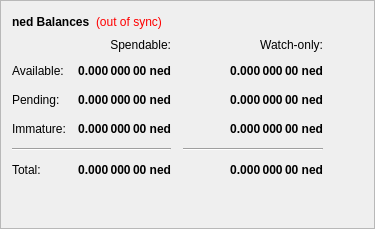
        <widget class="QFrame" name="frame">
         <property name="frameShape">
          <enum>QFrame::StyledPanel</enum>
         </property>
         <property name="frameShadow">
          <enum>QFrame::Raised</enum>
         </property>
         <layout class="QVBoxLayout" name="verticalLayout_4">
          <item>
           <layout class="QHBoxLayout" name="horizontalLayout_4">
            <item>
             <widget class="QLabel" name="label_5">
              <property name="font">
               <font>
                <weight>75</weight>
                <bold>true</bold>
               </font>
              </property>
              <property name="text">
               <string>ned Balances</string>
              </property>
             </widget>
            </item>
            <item>
             <widget class="QLabel" name="labelWalletStatus">
              <property name="cursor">
               <cursorShape>WhatsThisCursor</cursorShape>
              </property>
              <property name="toolTip">
               <string>The displayed information may be out of date. Your wallet automatically synchronizes with the Needycoin network after a connection is established, but this process has not completed yet.</string>
              </property>
              <property name="styleSheet">
               <string notr="true">QLabel { color: red; }</string>
              </property>
              <property name="text">
               <string notr="true">(out of sync)</string>
              </property>
              <property name="alignment">
               <set>Qt::AlignLeading|Qt::AlignLeft|Qt::AlignVCenter</set>
              </property>
             </widget>
            </item>
            <item>
             <spacer name="horizontalSpacer_3">
              <property name="orientation">
               <enum>Qt::Horizontal</enum>
              </property>
              <property name="sizeHint" stdset="0">
               <size>
                <width>40</width>
                <height>20</height>
               </size>
              </property>
             </spacer>
            </item>
           </layout>
          </item>
          <item>
           <layout class="QGridLayout" name="gridLayout">
            <property name="spacing">
             <number>12</number>
            </property>
            <item row="2" column="2">
             <widget class="QLabel" name="labelWatchPending">
              <property name="font">
               <font>
                <weight>75</weight>
                <bold>true</bold>
               </font>
              </property>
              <property name="cursor">
               <cursorShape>IBeamCursor</cursorShape>
              </property>
              <property name="toolTip">
               <string>Unconfirmed transactions to watch-only addresses</string>
              </property>
              <property name="text">
               <string notr="true">0.000 000 00 ned</string>
              </property>
              <property name="alignment">
               <set>Qt::AlignRight|Qt::AlignTrailing|Qt::AlignVCenter</set>
              </property>
              <property name="textInteractionFlags">
               <set>Qt::LinksAccessibleByMouse|Qt::TextSelectableByKeyboard|Qt::TextSelectableByMouse</set>
              </property>
             </widget>
            </item>
            <item row="2" column="1">
             <widget class="QLabel" name="labelUnconfirmed">
              <property name="font">
               <font>
                <weight>75</weight>
                <bold>true</bold>
               </font>
              </property>
              <property name="cursor">
               <cursorShape>IBeamCursor</cursorShape>
              </property>
              <property name="toolTip">
               <string>Total of transactions that have yet to be confirmed, and do not yet count toward the spendable balance</string>
              </property>
              <property name="text">
               <string notr="true">0.000 000 00 ned</string>
              </property>
              <property name="alignment">
               <set>Qt::AlignRight|Qt::AlignTrailing|Qt::AlignVCenter</set>
              </property>
              <property name="textInteractionFlags">
               <set>Qt::LinksAccessibleByMouse|Qt::TextSelectableByKeyboard|Qt::TextSelectableByMouse</set>
              </property>
             </widget>
            </item>
            <item row="3" column="2">
             <widget class="QLabel" name="labelWatchImmature">
              <property name="font">
               <font>
                <weight>75</weight>
                <bold>true</bold>
               </font>
              </property>
              <property name="cursor">
               <cursorShape>IBeamCursor</cursorShape>
              </property>
              <property name="toolTip">
               <string>Staked or masternode rewards in watch-only addresses that has not yet matured</string>
              </property>
              <property name="text">
               <string notr="true">0.000 000 00 ned</string>
              </property>
              <property name="alignment">
               <set>Qt::AlignRight|Qt::AlignTrailing|Qt::AlignVCenter</set>
              </property>
              <property name="textInteractionFlags">
               <set>Qt::LinksAccessibleByMouse|Qt::TextSelectableByKeyboard|Qt::TextSelectableByMouse</set>
              </property>
             </widget>
            </item>
            <item row="4" column="0" colspan="2">
             <widget class="Line" name="lineSpendableBalance">
              <property name="orientation">
               <enum>Qt::Horizontal</enum>
              </property>
             </widget>
            </item>
            <item row="4" column="2">
             <widget class="Line" name="lineWatchBalance">
              <property name="sizePolicy">
               <sizepolicy hsizetype="Preferred" vsizetype="Fixed">
                <horstretch>0</horstretch>
                <verstretch>0</verstretch>
               </sizepolicy>
              </property>
              <property name="minimumSize">
               <size>
                <width>140</width>
                <height>0</height>
               </size>
              </property>
              <property name="orientation">
               <enum>Qt::Horizontal</enum>
              </property>
             </widget>
            </item>
            <item row="5" column="0">
             <widget class="QLabel" name="labelTotalText">
              <property name="text">
               <string>Total:</string>
              </property>
             </widget>
            </item>
            <item row="3" column="1">
             <widget class="QLabel" name="labelImmature">
              <property name="font">
               <font>
                <weight>75</weight>
                <bold>true</bold>
               </font>
              </property>
              <property name="cursor">
               <cursorShape>IBeamCursor</cursorShape>
              </property>
              <property name="toolTip">
               <string>Staked or masternode rewards that has not yet matured</string>
              </property>
              <property name="text">
               <string notr="true">0.000 000 00 ned</string>
              </property>
              <property name="alignment">
               <set>Qt::AlignRight|Qt::AlignTrailing|Qt::AlignVCenter</set>
              </property>
              <property name="textInteractionFlags">
               <set>Qt::LinksAccessibleByMouse|Qt::TextSelectableByKeyboard|Qt::TextSelectableByMouse</set>
              </property>
             </widget>
            </item>
            <item row="2" column="3">
             <spacer name="horizontalSpacer_2">
              <property name="orientation">
               <enum>Qt::Horizontal</enum>
              </property>
              <property name="sizeHint" stdset="0">
               <size>
                <width>40</width>
                <height>20</height>
               </size>
              </property>
             </spacer>
            </item>
            <item row="3" column="0">
             <widget class="QLabel" name="labelImmatureText">
              <property name="text">
               <string>Immature:</string>
              </property>
             </widget>
            </item>
            <item row="5" column="1">
             <widget class="QLabel" name="labelTotal">
              <property name="font">
               <font>
                <weight>75</weight>
                <bold>true</bold>
               </font>
              </property>
              <property name="cursor">
               <cursorShape>IBeamCursor</cursorShape>
              </property>
              <property name="toolTip">
               <string>Your current total balance</string>
              </property>
              <property name="text">
               <string notr="true">0.000 000 00 ned</string>
              </property>
              <property name="alignment">
               <set>Qt::AlignRight|Qt::AlignTrailing|Qt::AlignVCenter</set>
              </property>
              <property name="textInteractionFlags">
               <set>Qt::LinksAccessibleByMouse|Qt::TextSelectableByKeyboard|Qt::TextSelectableByMouse</set>
              </property>
             </widget>
            </item>
            <item row="5" column="2">
             <widget class="QLabel" name="labelWatchTotal">
              <property name="font">
               <font>
                <weight>75</weight>
                <bold>true</bold>
               </font>
              </property>
              <property name="cursor">
               <cursorShape>IBeamCursor</cursorShape>
              </property>
              <property name="toolTip">
               <string>Current total balance in watch-only addresses</string>
              </property>
              <property name="text">
               <string notr="true">0.000 000 00 ned</string>
              </property>
              <property name="alignment">
               <set>Qt::AlignRight|Qt::AlignTrailing|Qt::AlignVCenter</set>
              </property>
              <property name="textInteractionFlags">
               <set>Qt::LinksAccessibleByMouse|Qt::TextSelectableByKeyboard|Qt::TextSelectableByMouse</set>
              </property>
             </widget>
            </item>
            <item row="0" column="2">
             <widget class="QLabel" name="labelWatchonly">
              <property name="text">
               <string>Watch-only:</string>
              </property>
              <property name="alignment">
               <set>Qt::AlignRight|Qt::AlignTrailing|Qt::AlignVCenter</set>
              </property>
             </widget>
            </item>
            <item row="1" column="0">
             <widget class="QLabel" name="labelBalanceText">
              <property name="text">
               <string>Available:</string>
              </property>
             </widget>
            </item>
            <item row="1" column="1">
             <widget class="QLabel" name="labelBalance">
              <property name="font">
               <font>
                <weight>75</weight>
                <bold>true</bold>
               </font>
              </property>
              <property name="cursor">
               <cursorShape>IBeamCursor</cursorShape>
              </property>
              <property name="toolTip">
               <string>Your current spendable balance</string>
              </property>
              <property name="text">
               <string notr="true">0.000 000 00 ned</string>
              </property>
              <property name="alignment">
               <set>Qt::AlignRight|Qt::AlignTrailing|Qt::AlignVCenter</set>
              </property>
              <property name="textInteractionFlags">
               <set>Qt::LinksAccessibleByMouse|Qt::TextSelectableByKeyboard|Qt::TextSelectableByMouse</set>
              </property>
             </widget>
            </item>
            <item row="1" column="2">
             <widget class="QLabel" name="labelWatchAvailable">
              <property name="font">
               <font>
                <weight>75</weight>
                <bold>true</bold>
               </font>
              </property>
              <property name="cursor">
               <cursorShape>IBeamCursor</cursorShape>
              </property>
              <property name="toolTip">
               <string>Your current balance in watch-only addresses</string>
              </property>
              <property name="text">
               <string notr="true">0.000 000 00 ned</string>
              </property>
              <property name="alignment">
               <set>Qt::AlignRight|Qt::AlignTrailing|Qt::AlignVCenter</set>
              </property>
              <property name="textInteractionFlags">
               <set>Qt::LinksAccessibleByMouse|Qt::TextSelectableByKeyboard|Qt::TextSelectableByMouse</set>
              </property>
             </widget>
            </item>
            <item row="2" column="0">
             <widget class="QLabel" name="labelPendingText">
              <property name="text">
               <string>Pending:</string>
              </property>
             </widget>
            </item>
            <item row="0" column="1">
             <widget class="QLabel" name="labelSpendable">
              <property name="text">
               <string>Spendable:</string>
              </property>
              <property name="alignment">
               <set>Qt::AlignRight|Qt::AlignTrailing|Qt::AlignVCenter</set>
              </property>
             </widget>
            </item>
           </layout>
          </item>
                    <item>

           <spacer name="verticalSpacer_4">
            <property name="orientation">
             <enum>Qt::Vertical</enum>
            </property>
            <property name="sizeHint" stdset="0">
             <size>
              <width>20</width>
              <height>40</height>
             </size>
            </property>
           </spacer>
          </item>
         </layout>
        </widget>
